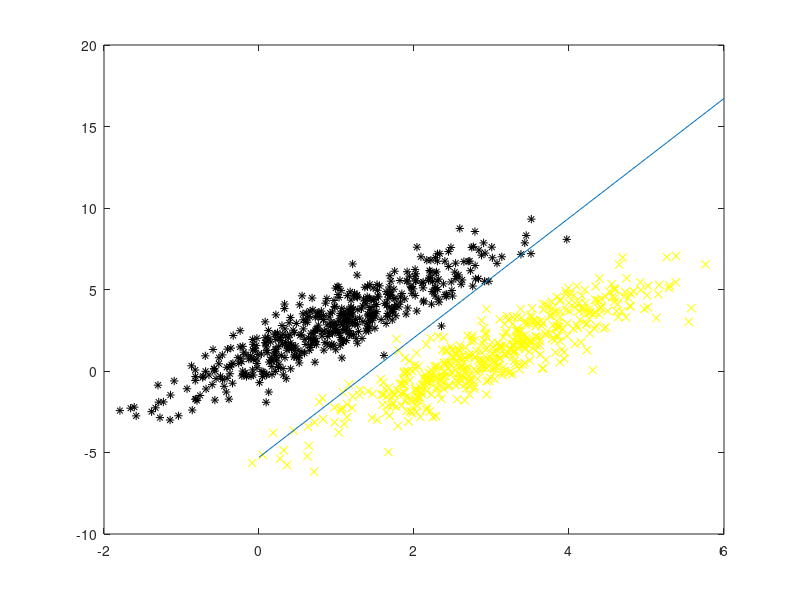
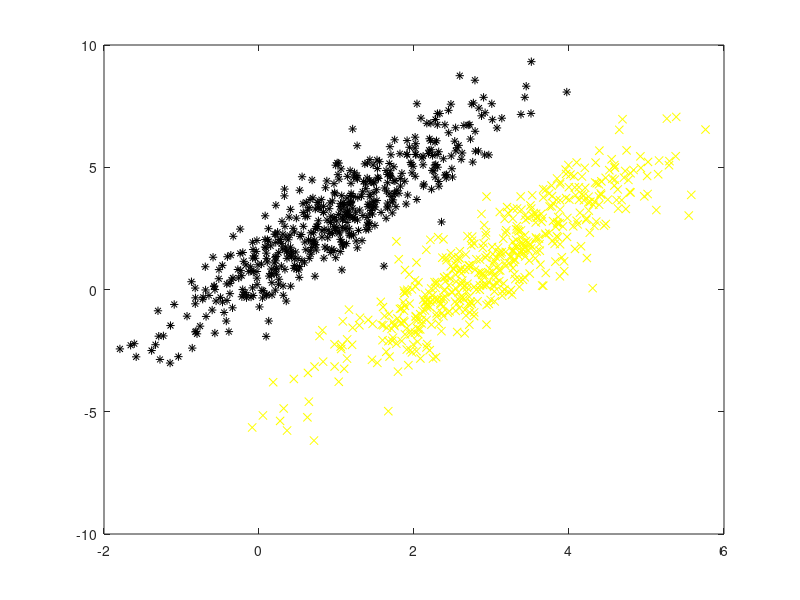

The MATLAB source for these figures, in order: (Note: this script raises an error after producing the figures.)
dist_a_mean=[3;1];
dist_a_sigma=[1 2;2 5];
dist_b_mean=[1;3];
instance_a=mvnrnd(dist_a_mean,dist_a_sigma,500);
instance_b=mvnrnd(dist_b_mean,dist_a_sigma,500);
combined_d=cat(1,instance_a,instance_b);
mu=mean(combined_d,1);
center_mat=combined_d-mean(combined_d,1);
covar_d=center_mat'*center_mat;
[U_1,S_1,V_1]=svd(covar_d);
%plot(combined_d(:,1),combined_d(:,2),'k*');
figure(3);
plot(instance_b(:,1),instance_b(:,2),'k*',instance_a(:,1),instance_a(:,2),'xy');
covar_ab=instance_a'*instance_b;
[U,S,V]=svd(covar_ab);
x=0:6;
instance_a_mean=mean(instance_a,1);
instance_b_mean=mean(instance_b,1);
x_mean=((instance_a_mean(1)+instance_b_mean(1))/2);
y_mean=((instance_a_mean(2)+instance_b_mean(2))/2);
%3=x*U(1,1)+y*U(2,1);
%y=(x*U(1,1)/U(2,1))-3/U(2,1);
w=0:5;
%y=(V(2,1)*(x-x_mean)/V(1,1))+y_mean;
y=(V_1(2,1)*(x-mu(1))/V_1(1,1))+mu(2);
z=(V(2,2)*(w-x_mean)/V(1,2))+y_mean;
figure(1)
plot(instance_b(:,1),instance_b(:,2),'k*',instance_a(:,1),instance_a(:,2),'xy',x,y);
%ppp=U*S*V';
figure(2)
new_ax=combined_d*V(:,1);
histogram(new_ax)